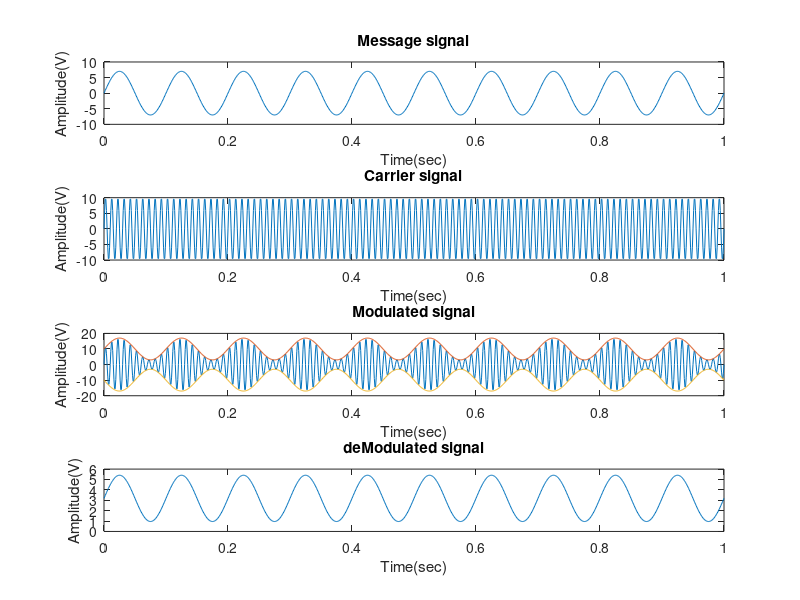

Write the MATLAB code that produced this figure.
clc;
close all;
clear all;
Ac=10;
Am=7;
fc=100;
fm=10;
Fs=1000;
t1 = (0:1/Fs:1);
mt=Am*sin(2*pi*fm*t1); % message signal
ct=Ac*sin(2*pi*fc*t1); % carrier signal
m=Am/Ac;

eq=(1+m.*sin(2*pi*fm*t1)).*ct; % Modulated Signal
subplot(4,1,1);
plot(t1,mt);
xlabel('Time(sec)');
ylabel('Amplitude(V)');
title('Message signal');

subplot(4,1,2);
plot(t1,ct);
xlabel('Time(sec)');
ylabel('Amplitude(V)');
title('Carrier signal');

subplot(4,1,3);
plot(t1,eq,t1,Ac+mt,t1,-Ac-mt);
xlabel('Time(sec)');
ylabel('Amplitude(V)');
title('Modulated signal');

dm = (1/pi)*(Ac+mt);
subplot(4,1,4);
plot(t1,dm);
xlabel('Time(sec)');
ylabel('Amplitude(V)');
title('deModulated signal');
